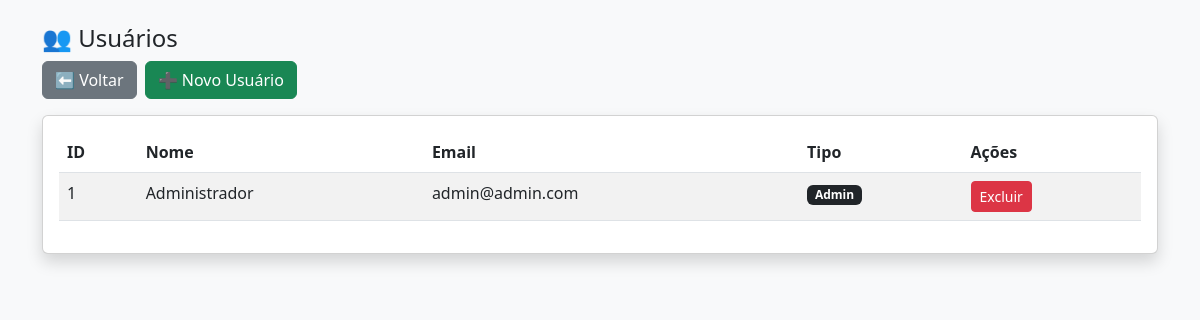
/usuarios (signed in), run on an earlier commit of the app's database.
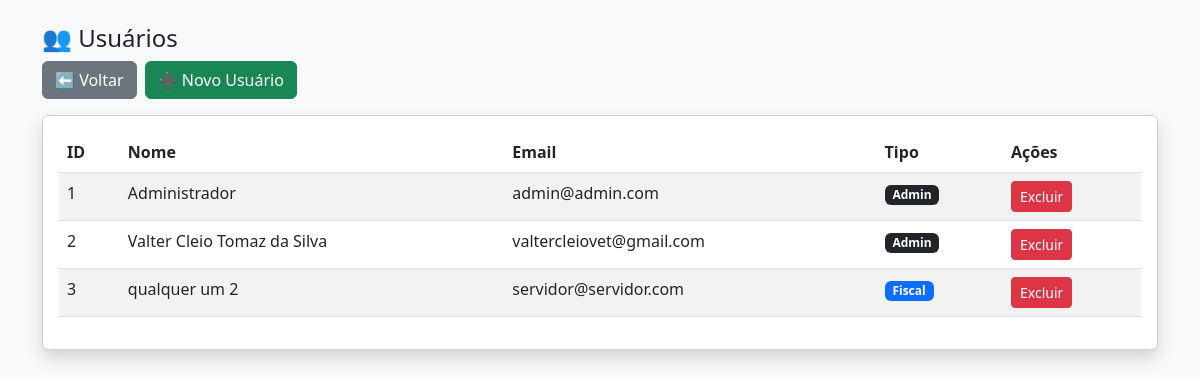
And on a later commit of the database.
### tables this page shows
CREATE TABLE usuarios (
        id INTEGER PRIMARY KEY AUTOINCREMENT,
        nome TEXT,
        email TEXT UNIQUE,
        senha TEXT,
        tipo TEXT
    );

### app.py (the view)
@app.route('/usuarios')
def usuarios():
    if not session.get('logado'):
        return redirect('/login')
    conn = conectar()
    cursor = conn.cursor()
    cursor.execute("SELECT id, nome, email, tipo FROM usuarios")
    dados = cursor.fetchall()
    conn.close()
    return render_template('usuarios.html', dados=dados)

### database.py (called while the page is built)
def conectar():
    return sqlite3.connect(os.path.join(BASE_DIR, 'banco.db'))

### templates/usuarios.html (shortened to what this page needs)
<!DOCTYPE html>
<html>
<head>
    <link href="https://cdn.jsdelivr.net/npm/bootstrap@5.3.0/dist/css/bootstrap.min.css" rel="stylesheet">
</head>
<body class="bg-light">
<div class="container py-4">
    <h4>👥 Usuários</h4>
    <div class="d-flex gap-2 mb-3">
        <a href="/painel" class="btn btn-secondary">⬅ Voltar</a>
        {% if session['tipo'] == 'admin' %}
        <a href="{{ url_for('cadastrar_usuario') }}" class="btn btn-success">
            ➕ Novo Usuário
        </a>
        {% endif %}
    </div>
    <div class="card p-3 shadow">
        <div class="d-none d-md-block">
            <table class="table table-striped">
                <thead>
                    <tr>
                        <th>ID</th>
                        <th>Nome</th>
                        <th>Email</th>
                        <th>Tipo</th>
                        <th>Ações</th>
                    </tr>
                </thead>
                <tbody>
                    {% for u in dados %}
                    <tr>
                        <td>{{ u[0] }}</td>
                        <td>{{ u[1] }}</td>
                        <td>{{ u[2] }}</td>
                        <td>
                            {% if u[3] == 'admin' %}
                                <span class="badge bg-dark">Admin</span>
                            {% else %}
                                <span class="badge bg-primary">Fiscal</span>
                            {% endif %}
                        </td>
                        <td>
                            {% if session['tipo'] == 'admin' %}
                            <a href="/excluir_usuario/{{ u[0] }}"
                               class="btn btn-sm btn-danger"
                               onclick="return confirm('Tem certeza que deseja excluir?')">
                               Excluir
                            </a>
                            {% endif %}
                        </td>
                    </tr>
                    {% endfor %}
                </tbody>
            </table>
        </div>
    </div>
</div>
</body>
</html>

What changed in the data, as far as the page shows it:
added usuarios: id "2", nome "Valter Cleio Tomaz da Silva", email "valtercleiovet@gmail.com", tipo "Admin"
added usuarios: id "3", nome "qualquer um 2", email "servidor@servidor.com", tipo "Fiscal"
